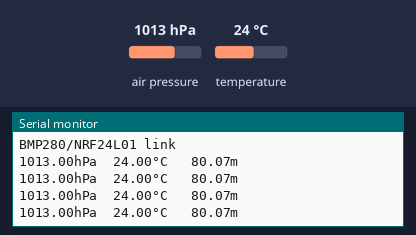
Bench run of a sketch on a simulated Arduino Uno, built with avr-gcc and run on an emulated ATmega328P. Parts: the last lines printed to the serial monitor. Inputs (shaded band) come from the test bench; at power-on: air pressure 1013 hPa, temperature 24 °C. No radio packets arrive unless stated.

Above: at 1.2 s.
1.3 s: air pressure set to 952 hPa
At 1.75 s:
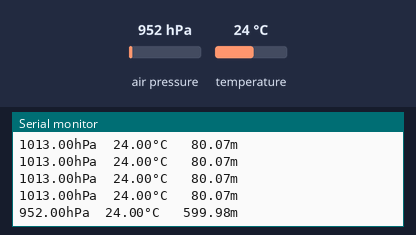
2.8 s: temperature set to 12 °C
At 2.98 s:
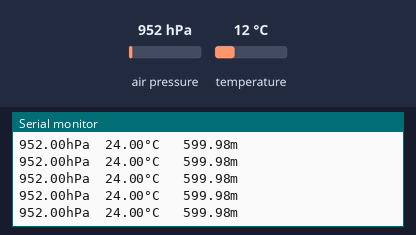
4.3 s: air pressure set to 975 hPa
At 4.51 s:
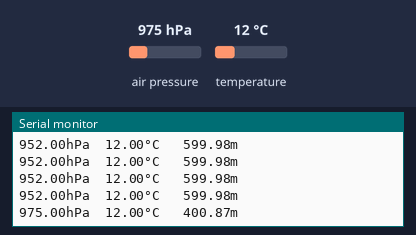
Timing chart, 0 to 7.3 s (numbered marks = the images above; inputs shaded):
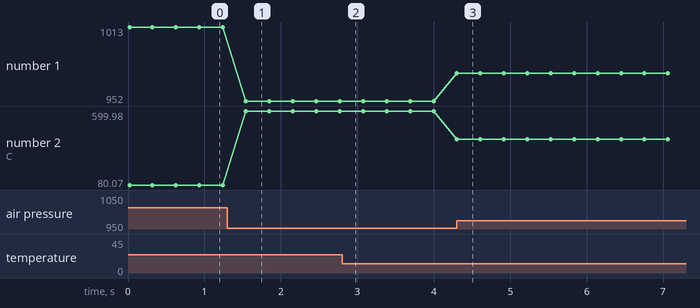

Measured:
- after the input at 1.3 s, the serial monitor: prints a new line after 0.24 s (image 1)
- after the input at 4.3 s, the serial monitor: prints a new line at once (image 3)
- plotted number 1: 1013 → 952 after the input at 1.3 s, 952 → 975 after the input at 4.3 s
- plotted number 2: 80.07 → 599.98 after the input at 1.3 s, 599.98 → 400.87 after the input at 4.3 s

The sketch:

my_master_wireless.ino
```cpp
//nrf2401 transmitter:
// https://www.circuitbasics.com/wireless-communication-between-two-arduinos/

#include <SPI.h>
#include <nRF24L01.h>
#include <RF24.h>
#include <Adafruit_BMP280.h>
RF24 nrf(9, 8);  // CE, CSN
Adafruit_BMP280 bmp;

const byte linkAddress[6] = "link1";
float QNH = 1022.67; //Change the "1022.67" to your current sea level barrometric pressure (https://www.wunderground.com)
const int BMP_address = 0x76;

float pressure;
float temperature;
float altimeter;
float data[3];
char charVal[17];
////////////////////////////////////////////////////
void setup()
{
  Serial.begin(9600);
  Serial.println("BMP280/NRF24L01 link");
  nrf.begin();
  bmp.begin(BMP_address);
  nrf.openWritingPipe(linkAddress);  //set the address
  //nrf.setPALevel(RF24_PA_LOW);   //keep tx level low to stop psu noise, can remove this but then put in decoupling caps
  // Options are: RF24_PA_MIN=-18dBm, RF24_PA_LOW=-12dBm,  RF24_PA_HIGH=0dBm.
  nrf.setPALevel(RF24_PA_HIGH);
  nrf.stopListening();  //act as a transmitter
}
///////////////////////////////////////////////////
void loop()
{
 pressure = bmp.readPressure()/100;  //and conv Pa to hPa
 temperature = bmp.readTemperature();
 altimeter = bmp.readAltitude (QNH); //QNH is local sea lev pressure

 data[0] = pressure;
 data[1] = temperature;
 data[2] = altimeter;
 //----- display on local monitor: ------------
 Serial.print(data[0]); Serial.print("hPa  ");
 Serial.print(data[1]);
 Serial.write(0xC2);  //send degree symbol
 Serial.write(0xB0);  //send degree symbol
 Serial.print("C   ");
 Serial.print(data[2]); Serial.println("m");
 //---------------------------------------------

  nrf.write(data, sizeof(data)); //spit out the data array

  delay(300);
}
/////////////////////////////////////////////////
```
